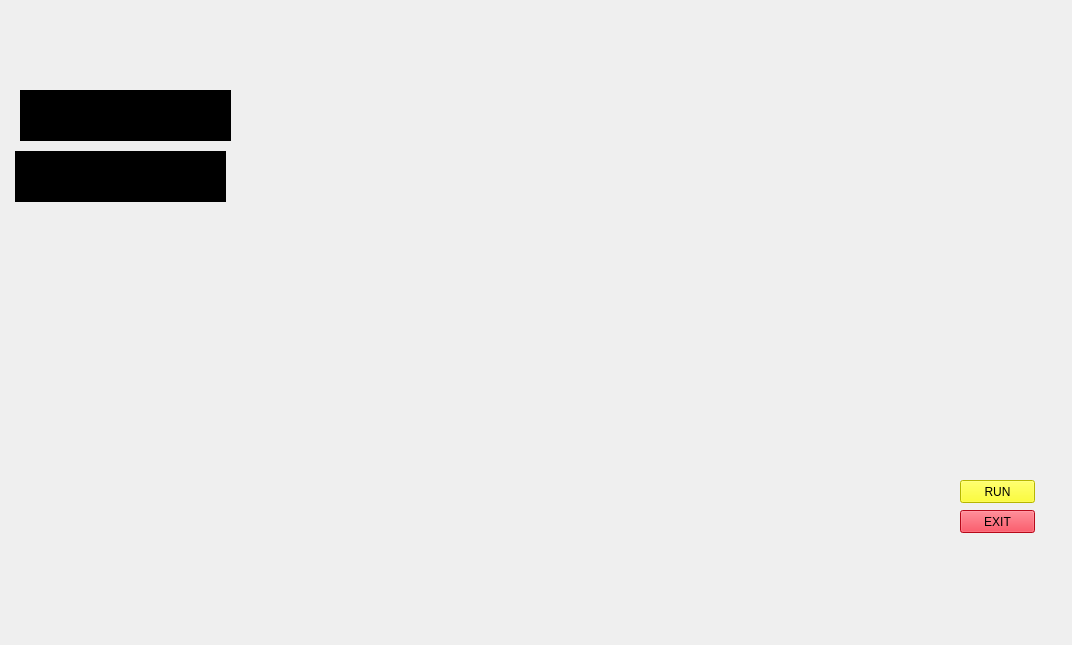
<?xml version="1.0" encoding="UTF-8"?>
<ui version="4.0">
 <class>MainWindow</class>
 <widget class="QMainWindow" name="MainWindow">
  <property name="geometry">
   <rect>
    <x>0</x>
    <y>0</y>
    <width>1072</width>
    <height>645</height>
   </rect>
  </property>
  <property name="windowTitle">
   <string>MainWindow</string>
  </property>
  <widget class="QWidget" name="centralwidget">
   <widget class="QLabel" name="label">
    <property name="geometry">
     <rect>
      <x>-10</x>
      <y>-10</y>
      <width>1101</width>
      <height>661</height>
     </rect>
    </property>
    <property name="text">
     <string/>
    </property>
    <property name="pixmap">
     <pixmap>C:/Jarvis the Personal Assistance/Jarvisui/7LP8.gif</pixmap>
    </property>
   </widget>
   <widget class="QLabel" name="label_2">
    <property name="geometry">
     <rect>
      <x>0</x>
      <y>0</y>
      <width>401</width>
      <height>81</height>
     </rect>
    </property>
    <property name="text">
     <string/>
    </property>
    <property name="pixmap">
     <pixmap>C:/Jarvis the Personal Assistance/Jarvisui/jarvis2.gif</pixmap>
    </property>
   </widget>
   <widget class="QLabel" name="label_3">
    <property name="geometry">
     <rect>
      <x>-90</x>
      <y>320</y>
      <width>531</width>
      <height>351</height>
     </rect>
    </property>
    <property name="text">
     <string/>
    </property>
    <property name="pixmap">
     <pixmap>C:/Jarvis the Personal Assistance/Jarvisui/jarvis1 gif.gif</pixmap>
    </property>
   </widget>
   <widget class="QLabel" name="label_4">
    <property name="geometry">
     <rect>
      <x>820</x>
      <y>0</y>
      <width>251</width>
      <height>131</height>
     </rect>
    </property>
    <property name="text">
     <string/>
    </property>
    <property name="pixmap">
     <pixmap>C:/Jarvis the Personal Assistance/Jarvisui/jarvis gif.gif</pixmap>
    </property>
   </widget>
   <widget class="QPushButton" name="pushButton">
    <property name="geometry">
     <rect>
      <x>960</x>
      <y>480</y>
      <width>75</width>
      <height>23</height>
     </rect>
    </property>
    <property name="styleSheet">
     <string notr="true">background-color: rgb(255, 255, 0);</string>
    </property>
    <property name="text">
     <string>RUN</string>
    </property>
   </widget>
   <widget class="QPushButton" name="pushButton_2">
    <property name="geometry">
     <rect>
      <x>960</x>
      <y>510</y>
      <width>75</width>
      <height>23</height>
     </rect>
    </property>
    <property name="styleSheet">
     <string notr="true">background-color: rgb(255, 255, 0);
background-color: rgb(255, 11, 35);</string>
    </property>
    <property name="text">
     <string>EXIT</string>
    </property>
   </widget>
   <widget class="QTextBrowser" name="textBrowser">
    <property name="geometry">
     <rect>
      <x>20</x>
      <y>90</y>
      <width>211</width>
      <height>51</height>
     </rect>
    </property>
    <property name="styleSheet">
     <string notr="true">background-color: tranceprent;
border-color: none;</string>
    </property>
   </widget>
   <widget class="QTextBrowser" name="textBrowser_2">
    <property name="geometry">
     <rect>
      <x>15</x>
      <y>151</y>
      <width>211</width>
      <height>51</height>
     </rect>
    </property>
    <property name="styleSheet">
     <string notr="true">background-color: tranceprent;
border-color: none;</string>
    </property>
   </widget>
  </widget>
 </widget>
 <resources/>
 <connections/>
</ui>
